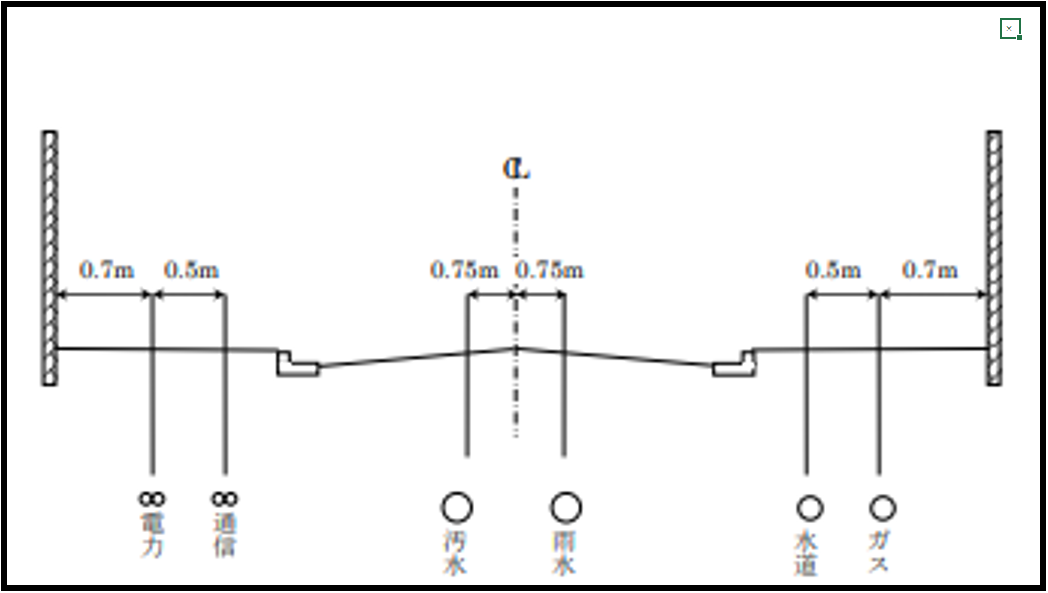
#> input picture Annotation.png, 1048 x 593 px
$ python test.py   (older library calls are emulated)
#> lines starting #> are read from the running program, lines starting #| are printed output that depends on the picture; long printed decimals are rounded
from PIL import Image
import PIL
import os
import glob

print("type source name")
source_name = input("")
#> the answer given: Annotation.png

base_width = 120
image = Image.open(source_name)
#> image is the input picture: PIL image 1048x593 RGBA; mean R, G, B, A 239.9, 239.9, 239.9, 255
p = (base_width / float(image.size[1]))
#> p = 0.202
print(p)
#| 0.2024
hsize = int((float(image.size[0]) * p))
#> hsize = 212
image = image.resize((hsize, base_width), PIL.Image.ANTIALIAS)
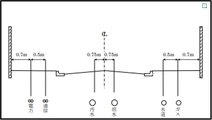
#> image: PIL image 212x120 RGBA; mean R, G, B, A 238.4, 238.4, 238.4, 255
image.save('result_pic.jpeg')
